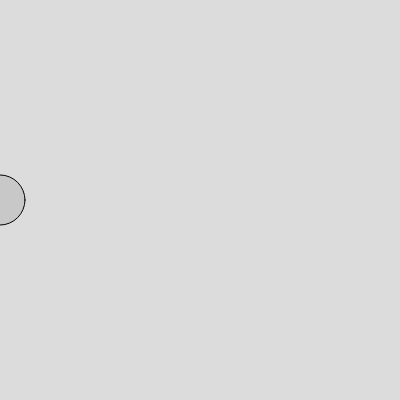
Frame 1 (no input)
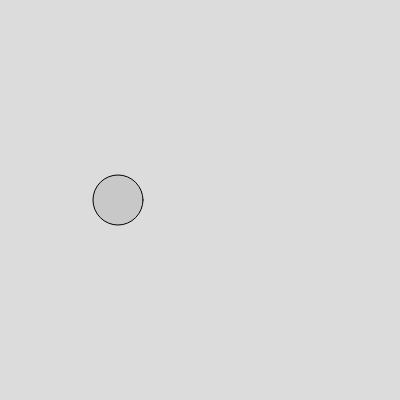
Frame 60 (no input)
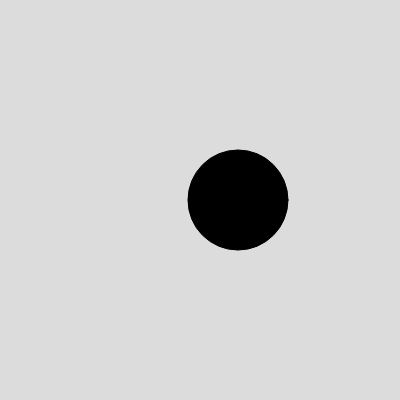
Frame 120 (the mouse pressed at the canvas centre since frame 60)

The p5.js sketch that drew these frames (run headless with seeded random() and noise() and a simulated clock; from frame 60 on, the mouse is pressed at the canvas centre):

// p5.js sketch
// ── sketch.js
// DM2008 — Activity 2a
// Mode Switch (20 min)
//
// Use keys 1, 2, 3 to switch between at least 3 modes.
// Each mode should change more than just the background — think fill, size, or motion.
//
// Stretch: add a 4th mode, or make the ellipse change shape between modes.

let x = 0; // ellipse x-position
let size = 50; // ellipse size
let bgColor; // background color, changed by key presses

function setup() {
  createCanvas(400, 400);
  bgColor = color(220);
}

function draw() {
  background(bgColor);
//circle grow according to the button press
  if (mouseIsPressed) {
    size = 100;
  }
  else {
    size = 50
  }
  
//colour generator
  let c = 200
  if (mouseX<width/2){
    let c = 100;
  }
  else {
  c = 0;
  }
  //coordinate , size
  fill(c);
  ellipse(x, height / 2, size);
  //motion increase
  x += 2;

  if (x > width + size / 2) {
    x = 0;
  }


 

  
  //Cursor tracker
 // fill(c);
 //rect(mouseX,mouseY,50,50)
  //12rectMode(CENTER)
  
}


// outside draw domain Keys 1, 2, 3 change the background color
function keyPressed() {
  switch (key) {
    case "1":
      bgColor = color(200, 100, 100);
      break; // red
    case "2":
      bgColor = color(100, 200, 100);
      break; // green
    case "3":
      bgColor = color(100, 100, 200);
      break; // blue
    default:
      bgColor = color(220); // grey
  }
}
